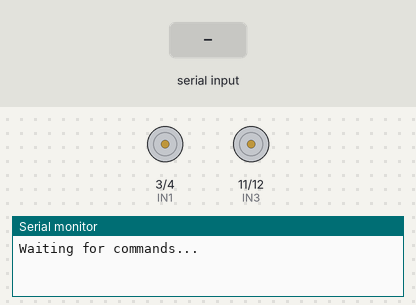
Simulated run of this sketch. Board: Arduino Uno, built with avr-gcc and run on an emulated ATmega328P. Shown: motor-driver pin pairs drawn as motors (green arrow = first pin HIGH = forward, orange = second pin HIGH = backward, longer = more drive, scaled by the enable pin), the last lines printed to the serial monitor. The inputs (shaded band) are chosen by the test bench.

Above: at 1.2 s.
1.3 s: "0" received over Serial
At 1.7 s:
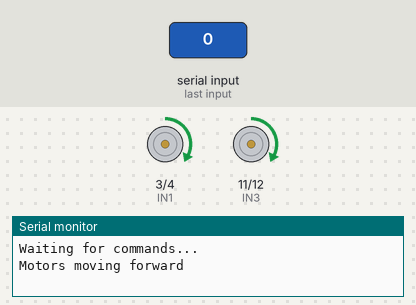
2.8 s: "1" received over Serial
At 4.0 s:
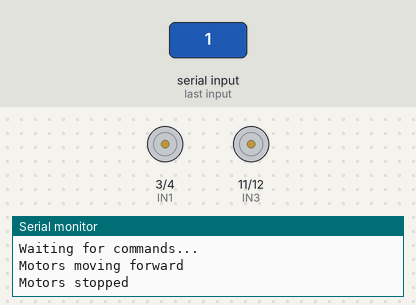
Timing chart, 0 to 5.8 s (numbered marks = the images above; inputs shaded):
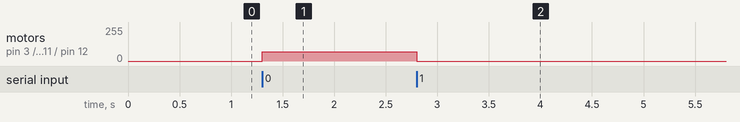

The sketch:

adas_mode.ino
```cpp
// Pin definitions
#define ENA 5  // PWM control for Motor A
#define IN1 3  // Direction control for Motor A
#define IN2 4

#define ENB 6 // PWM control for Motor B
#define IN3 11 // Direction control for Motor B
#define IN4 12

void setup() {
  // Set control pins as outputs
  pinMode(ENA, OUTPUT);
  pinMode(IN1, OUTPUT);
  pinMode(IN2, OUTPUT);
  pinMode(ENB, OUTPUT);
  pinMode(IN3, OUTPUT);
  pinMode(IN4, OUTPUT);

  // Start serial communication
  Serial.begin(9600);
  Serial.println("Waiting for commands...");
}

void loop() {
  // Check if data is available on the serial port
  if (Serial.available() > 0) {
    char command = Serial.read(); // Read the incoming byte

    if (command == '0') {
      // Move both motors forward
      digitalWrite(IN1, HIGH);
      digitalWrite(IN2, LOW);
      analogWrite(ENA, 70); // Speed control for Motor A

      digitalWrite(IN3, HIGH);
      digitalWrite(IN4, LOW);
      analogWrite(ENB, 70); // Speed control for Motor B

      Serial.println("Motors moving forward");
    } else if (command == '1') {
      // Stop both motors
      digitalWrite(IN1, LOW);
      digitalWrite(IN2, LOW);
      analogWrite(ENA, 0); // Stop Motor A

      digitalWrite(IN3, LOW);
      digitalWrite(IN4, LOW);
      analogWrite(ENB, 0); // Stop Motor B

      Serial.println("Motors stopped");
    } else {
      // Invalid command received
      Serial.println("Invalid command");
    }
  }
}
```

Measured:
- after the input at 1.3 s, motor on pin 3 (IN1) / pin 4 (IN2), motor on pin 11 (IN3) / pin 12 (IN4): stopped → forward 70/255 at once
- after the input at 2.8 s, motor on pin 3 (IN1) / pin 4 (IN2), motor on pin 11 (IN3) / pin 12 (IN4): forward 70/255 → stopped at once
